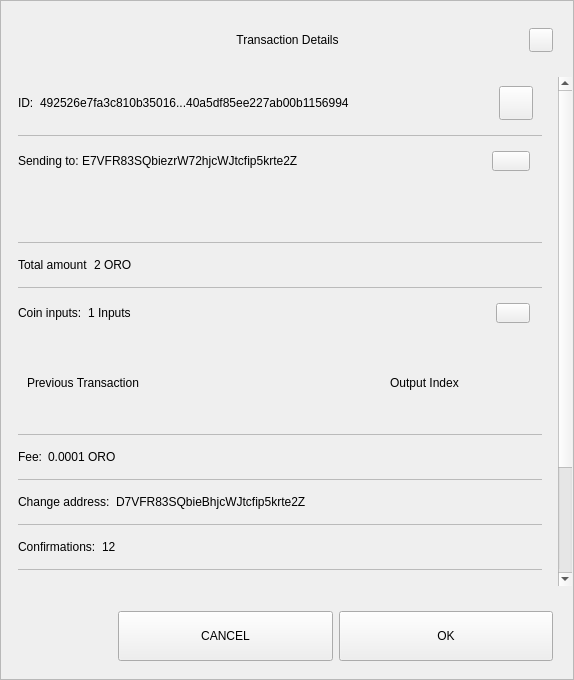
<?xml version="1.0" encoding="UTF-8"?>
<ui version="4.0">
 <class>TxDetailDialog</class>
 <widget class="QWidget" name="TxDetailDialog">
  <property name="geometry">
   <rect>
    <x>0</x>
    <y>0</y>
    <width>574</width>
    <height>680</height>
   </rect>
  </property>
  <property name="sizePolicy">
   <sizepolicy hsizetype="Preferred" vsizetype="Expanding">
    <horstretch>0</horstretch>
    <verstretch>0</verstretch>
   </sizepolicy>
  </property>
  <property name="minimumSize">
   <size>
    <width>574</width>
    <height>500</height>
   </size>
  </property>
  <property name="windowTitle">
   <string>Form</string>
  </property>
  <property name="styleSheet">
   <string notr="true"/>
  </property>
  <layout class="QVBoxLayout" name="verticalLayout_3">
   <property name="spacing">
    <number>0</number>
   </property>
   <property name="leftMargin">
    <number>0</number>
   </property>
   <property name="topMargin">
    <number>0</number>
   </property>
   <property name="rightMargin">
    <number>0</number>
   </property>
   <property name="bottomMargin">
    <number>0</number>
   </property>
   <item>
    <widget class="QFrame" name="frame">
     <property name="sizePolicy">
      <sizepolicy hsizetype="Preferred" vsizetype="Expanding">
       <horstretch>0</horstretch>
       <verstretch>0</verstretch>
      </sizepolicy>
     </property>
     <property name="styleSheet">
      <string notr="true"/>
     </property>
     <property name="frameShape">
      <enum>QFrame::StyledPanel</enum>
     </property>
     <property name="frameShadow">
      <enum>QFrame::Raised</enum>
     </property>
     <layout class="QVBoxLayout" name="verticalLayout">
      <property name="leftMargin">
       <number>0</number>
      </property>
      <property name="rightMargin">
       <number>0</number>
      </property>
      <item>
       <layout class="QHBoxLayout" name="horizontalLayout_3">
        <property name="spacing">
         <number>0</number>
        </property>
        <property name="leftMargin">
         <number>20</number>
        </property>
        <property name="topMargin">
         <number>10</number>
        </property>
        <property name="rightMargin">
         <number>20</number>
        </property>
        <item>
         <spacer name="horizontalSpacer_1">
          <property name="orientation">
           <enum>Qt::Horizontal</enum>
          </property>
          <property name="sizeHint" stdset="0">
           <size>
            <width>40</width>
            <height>20</height>
           </size>
          </property>
         </spacer>
        </item>
        <item>
         <widget class="QLabel" name="labelTitle">
          <property name="minimumSize">
           <size>
            <width>0</width>
            <height>40</height>
           </size>
          </property>
          <property name="maximumSize">
           <size>
            <width>16777215</width>
            <height>40</height>
           </size>
          </property>
          <property name="styleSheet">
           <string notr="true">padding-left:24px;</string>
          </property>
          <property name="text">
           <string>Transaction Details</string>
          </property>
          <property name="alignment">
           <set>Qt::AlignCenter</set>
          </property>
          <property name="margin">
           <number>7</number>
          </property>
         </widget>
        </item>
        <item>
         <spacer name="horizontalSpacer_2">
          <property name="orientation">
           <enum>Qt::Horizontal</enum>
          </property>
          <property name="sizeHint" stdset="0">
           <size>
            <width>40</width>
            <height>20</height>
           </size>
          </property>
         </spacer>
        </item>
        <item>
         <widget class="QPushButton" name="btnEsc">
          <property name="minimumSize">
           <size>
            <width>24</width>
            <height>24</height>
           </size>
          </property>
          <property name="maximumSize">
           <size>
            <width>24</width>
            <height>24</height>
           </size>
          </property>
          <property name="focusPolicy">
           <enum>Qt::NoFocus</enum>
          </property>
          <property name="text">
           <string/>
          </property>
         </widget>
        </item>
       </layout>
      </item>
      <item>
       <spacer name="verticalSpacer">
        <property name="orientation">
         <enum>Qt::Vertical</enum>
        </property>
        <property name="sizeType">
         <enum>QSizePolicy::Fixed</enum>
        </property>
        <property name="sizeHint" stdset="0">
         <size>
          <width>20</width>
          <height>10</height>
         </size>
        </property>
       </spacer>
      </item>
      <item>
       <widget class="QWidget" name="layoutScroll" native="true">
        <property name="minimumSize">
         <size>
          <width>0</width>
          <height>0</height>
         </size>
        </property>
        <layout class="QVBoxLayout" name="verticalLayout_4">
         <property name="leftMargin">
          <number>0</number>
         </property>
         <property name="topMargin">
          <number>0</number>
         </property>
         <property name="rightMargin">
          <number>0</number>
         </property>
         <item>
          <widget class="QScrollArea" name="scrollArea">
           <property name="styleSheet">
            <string notr="true">#scrollArea {
background:transparent;
}</string>
           </property>
           <property name="horizontalScrollBarPolicy">
            <enum>Qt::ScrollBarAlwaysOff</enum>
           </property>
           <property name="sizeAdjustPolicy">
            <enum>QAbstractScrollArea::AdjustIgnored</enum>
           </property>
           <property name="widgetResizable">
            <bool>true</bool>
           </property>
           <property name="alignment">
            <set>Qt::AlignLeading|Qt::AlignLeft|Qt::AlignTop</set>
           </property>
           <widget class="QWidget" name="scrollAreaWidgetContents">
            <property name="geometry">
             <rect>
              <x>0</x>
              <y>0</y>
              <width>556</width>
              <height>672</height>
             </rect>
            </property>
            <property name="autoFillBackground">
             <bool>false</bool>
            </property>
            <property name="styleSheet">
             <string notr="true">#scrollAreaWidgetContents {
background:transparent;
}</string>
            </property>
            <layout class="QVBoxLayout" name="verticalLayout_7">
             <property name="spacing">
              <number>0</number>
             </property>
             <property name="sizeConstraint">
              <enum>QLayout::SetDefaultConstraint</enum>
             </property>
             <property name="leftMargin">
              <number>0</number>
             </property>
             <property name="topMargin">
              <number>0</number>
             </property>
             <property name="rightMargin">
              <number>0</number>
             </property>
             <property name="bottomMargin">
              <number>0</number>
             </property>
             <item>
              <widget class="QWidget" name="content" native="true">
               <layout class="QVBoxLayout" name="verticalLayout_2">
                <property name="leftMargin">
                 <number>16</number>
                </property>
                <property name="topMargin">
                 <number>0</number>
                </property>
                <property name="rightMargin">
                 <number>16</number>
                </property>
                <item>
                 <widget class="QWidget" name="contentID" native="true">
                  <layout class="QHBoxLayout" name="horizontalLayout_12" stretch="0,1,0">
                   <property name="leftMargin">
                    <number>0</number>
                   </property>
                   <item>
                    <widget class="QLabel" name="labelId">
                     <property name="maximumSize">
                      <size>
                       <width>16777215</width>
                       <height>16777215</height>
                      </size>
                     </property>
                     <property name="text">
                      <string>ID:</string>
                     </property>
                    </widget>
                   </item>
                   <item>
                    <widget class="QLabel" name="textId">
                     <property name="text">
                      <string>492526e7fa3c810b35016...40a5df85ee227ab00b1156994</string>
                     </property>
                    </widget>
                   </item>
                   <item>
                    <widget class="QPushButton" name="pushCopy">
                     <property name="minimumSize">
                      <size>
                       <width>34</width>
                       <height>34</height>
                      </size>
                     </property>
                     <property name="maximumSize">
                      <size>
                       <width>34</width>
                       <height>34</height>
                      </size>
                     </property>
                     <property name="focusPolicy">
                      <enum>Qt::NoFocus</enum>
                     </property>
                     <property name="text">
                      <string/>
                     </property>
                     <property name="iconSize">
                      <size>
                       <width>24</width>
                       <height>24</height>
                      </size>
                     </property>
                    </widget>
                   </item>
                  </layout>
                 </widget>
                </item>
                <item>
                 <widget class="QLabel" name="labelDivider9">
                  <property name="maximumSize">
                   <size>
                    <width>16777215</width>
                    <height>1</height>
                   </size>
                  </property>
                  <property name="styleSheet">
                   <string notr="true">background-color:#bababa;</string>
                  </property>
                  <property name="text">
                   <string/>
                  </property>
                 </widget>
                </item>
                <item>
                 <widget class="QWidget" name="contentOutputs" native="true">
                  <layout class="QHBoxLayout" name="horizontalLayout_11" stretch="0,3,0">
                   <property name="spacing">
                    <number>0</number>
                   </property>
                   <property name="leftMargin">
                    <number>0</number>
                   </property>
                   <property name="rightMargin">
                    <number>12</number>
                   </property>
                   <item>
                    <widget class="QLabel" name="labelSend">
                     <property name="maximumSize">
                      <size>
                       <width>16777215</width>
                       <height>16777215</height>
                      </size>
                     </property>
                     <property name="text">
                      <string>Sending to: </string>
                     </property>
                    </widget>
                   </item>
                   <item>
                    <widget class="QLabel" name="textSend">
                     <property name="text">
                      <string>E7VFR83SQbiezrW72hjcWJtcfip5krte2Z </string>
                     </property>
                    </widget>
                   </item>
                   <item>
                    <widget class="QPushButton" name="pushOutputs">
                     <property name="minimumSize">
                      <size>
                       <width>34</width>
                       <height>20</height>
                      </size>
                     </property>
                     <property name="maximumSize">
                      <size>
                       <width>38</width>
                       <height>20</height>
                      </size>
                     </property>
                     <property name="focusPolicy">
                      <enum>Qt::NoFocus</enum>
                     </property>
                     <property name="styleSheet">
                      <string notr="true"/>
                     </property>
                     <property name="text">
                      <string/>
                     </property>
                    </widget>
                   </item>
                  </layout>
                 </widget>
                </item>
                <item>
                 <widget class="QScrollArea" name="outputsScrollArea">
                  <property name="minimumSize">
                   <size>
                    <width>0</width>
                    <height>50</height>
                   </size>
                  </property>
                  <property name="styleSheet">
                   <string notr="true">#outputsScrollArea {
background:transparent;
}</string>
                  </property>
                  <property name="widgetResizable">
                   <bool>true</bool>
                  </property>
                  <widget class="QWidget" name="container_outputs_base">
                   <property name="geometry">
                    <rect>
                     <x>0</x>
                     <y>0</y>
                     <width>522</width>
                     <height>48</height>
                    </rect>
                   </property>
                   <property name="styleSheet">
                    <string notr="true">#container_outputs_base {
background:transparent;
}</string>
                   </property>
                  </widget>
                 </widget>
                </item>
                <item>
                 <widget class="QLabel" name="labelDivider8">
                  <property name="maximumSize">
                   <size>
                    <width>16777215</width>
                    <height>1</height>
                   </size>
                  </property>
                  <property name="styleSheet">
                   <string notr="true">background-color:#bababa;</string>
                  </property>
                  <property name="text">
                   <string/>
                  </property>
                 </widget>
                </item>
                <item>
                 <widget class="QWidget" name="contentAmount" native="true">
                  <layout class="QHBoxLayout" name="horizontalLayout_4" stretch="0,1">
                   <property name="leftMargin">
                    <number>0</number>
                   </property>
                   <item>
                    <widget class="QLabel" name="labelAmount">
                     <property name="maximumSize">
                      <size>
                       <width>16777215</width>
                       <height>16777215</height>
                      </size>
                     </property>
                     <property name="text">
                      <string>Total amount</string>
                     </property>
                    </widget>
                   </item>
                   <item>
                    <widget class="QLabel" name="textAmount">
                     <property name="text">
                      <string>2 ORO</string>
                     </property>
                    </widget>
                   </item>
                  </layout>
                 </widget>
                </item>
                <item>
                 <widget class="QLabel" name="labelDivider6">
                  <property name="maximumSize">
                   <size>
                    <width>16777215</width>
                    <height>1</height>
                   </size>
                  </property>
                  <property name="styleSheet">
                   <string notr="true">background-color:#bababa;</string>
                  </property>
                  <property name="text">
                   <string/>
                  </property>
                 </widget>
                </item>
                <item>
                 <widget class="QWidget" name="contentInputs" native="true">
                  <layout class="QHBoxLayout" name="horizontalLayout" stretch="0,2,0">
                   <property name="leftMargin">
                    <number>0</number>
                   </property>
                   <property name="rightMargin">
                    <number>12</number>
                   </property>
                   <item>
                    <widget class="QLabel" name="labelInputs">
                     <property name="sizePolicy">
                      <sizepolicy hsizetype="Minimum" vsizetype="Preferred">
                       <horstretch>0</horstretch>
                       <verstretch>0</verstretch>
                      </sizepolicy>
                     </property>
                     <property name="maximumSize">
                      <size>
                       <width>16777215</width>
                       <height>16777215</height>
                      </size>
                     </property>
                     <property name="text">
                      <string>Coin inputs:</string>
                     </property>
                    </widget>
                   </item>
                   <item>
                    <widget class="QLabel" name="textInputs">
                     <property name="text">
                      <string>1 Inputs</string>
                     </property>
                    </widget>
                   </item>
                   <item>
                    <widget class="QPushButton" name="pushInputs">
                     <property name="maximumSize">
                      <size>
                       <width>34</width>
                       <height>20</height>
                      </size>
                     </property>
                     <property name="focusPolicy">
                      <enum>Qt::NoFocus</enum>
                     </property>
                     <property name="styleSheet">
                      <string notr="true"/>
                     </property>
                     <property name="text">
                      <string/>
                     </property>
                    </widget>
                   </item>
                  </layout>
                 </widget>
                </item>
                <item>
                 <widget class="QFrame" name="gridInputs">
                  <property name="sizePolicy">
                   <sizepolicy hsizetype="Preferred" vsizetype="MinimumExpanding">
                    <horstretch>0</horstretch>
                    <verstretch>0</verstretch>
                   </sizepolicy>
                  </property>
                  <property name="minimumSize">
                   <size>
                    <width>0</width>
                    <height>90</height>
                   </size>
                  </property>
                  <layout class="QGridLayout" name="gridLayoutInput" columnstretch="5,2" rowminimumheight="0">
                   <property name="sizeConstraint">
                    <enum>QLayout::SetMaximumSize</enum>
                   </property>
                   <property name="verticalSpacing">
                    <number>0</number>
                   </property>
                   <item row="0" column="0" alignment="Qt::AlignLeft">
                    <widget class="QLabel" name="labelTitlePrevTx">
                     <property name="text">
                      <string>Previous Transaction</string>
                     </property>
                    </widget>
                   </item>
                   <item row="0" column="1" alignment="Qt::AlignLeft">
                    <widget class="QLabel" name="labelOutputIndex">
                     <property name="text">
                      <string>Output Index</string>
                     </property>
                     <property name="alignment">
                      <set>Qt::AlignCenter</set>
                     </property>
                    </widget>
                   </item>
                  </layout>
                 </widget>
                </item>
                <item>
                 <widget class="QLabel" name="labelDivider1">
                  <property name="maximumSize">
                   <size>
                    <width>16777215</width>
                    <height>1</height>
                   </size>
                  </property>
                  <property name="styleSheet">
                   <string notr="true">background-color:#bababa;</string>
                  </property>
                  <property name="text">
                   <string/>
                  </property>
                 </widget>
                </item>
                <item>
                 <widget class="QWidget" name="contentFee" native="true">
                  <layout class="QHBoxLayout" name="horizontalLayout_7" stretch="0,1">
                   <property name="leftMargin">
                    <number>0</number>
                   </property>
                   <item>
                    <widget class="QLabel" name="labelFee">
                     <property name="maximumSize">
                      <size>
                       <width>16777215</width>
                       <height>16777215</height>
                      </size>
                     </property>
                     <property name="text">
                      <string>Fee:</string>
                     </property>
                    </widget>
                   </item>
                   <item>
                    <widget class="QLabel" name="textFee">
                     <property name="text">
                      <string>0.0001 ORO</string>
                     </property>
                    </widget>
                   </item>
                  </layout>
                 </widget>
                </item>
                <item>
                 <widget class="QLabel" name="labelDivider2">
                  <property name="maximumSize">
                   <size>
                    <width>16777215</width>
                    <height>1</height>
                   </size>
                  </property>
                  <property name="styleSheet">
                   <string notr="true">background-color:#bababa;</string>
                  </property>
                  <property name="text">
                   <string/>
                  </property>
                 </widget>
                </item>
                <item>
                 <widget class="QWidget" name="contentChangeAddress" native="true">
                  <layout class="QHBoxLayout" name="horizontalLayout_6" stretch="0,1">
                   <property name="leftMargin">
                    <number>0</number>
                   </property>
                   <item>
                    <widget class="QLabel" name="labelChange">
                     <property name="maximumSize">
                      <size>
                       <width>16777215</width>
                       <height>16777215</height>
                      </size>
                     </property>
                     <property name="text">
                      <string>Change address:</string>
                     </property>
                    </widget>
                   </item>
                   <item>
                    <widget class="QLabel" name="textChange">
                     <property name="text">
                      <string>D7VFR83SQbieBhjcWJtcfip5krte2Z </string>
                     </property>
                    </widget>
                   </item>
                  </layout>
                 </widget>
                </item>
                <item>
                 <widget class="QLabel" name="labelDivider4">
                  <property name="maximumSize">
                   <size>
                    <width>16777215</width>
                    <height>1</height>
                   </size>
                  </property>
                  <property name="styleSheet">
                   <string notr="true">background-color:#bababa;</string>
                  </property>
                  <property name="text">
                   <string/>
                  </property>
                 </widget>
                </item>
                <item>
                 <widget class="QWidget" name="contentConfirmations" native="true">
                  <layout class="QHBoxLayout" name="horizontalLayout_8" stretch="0,1">
                   <property name="leftMargin">
                    <number>0</number>
                   </property>
                   <item>
                    <widget class="QLabel" name="labelConfirmations">
                     <property name="maximumSize">
                      <size>
                       <width>16777215</width>
                       <height>16777215</height>
                      </size>
                     </property>
                     <property name="text">
                      <string>Confirmations:</string>
                     </property>
                    </widget>
                   </item>
                   <item>
                    <widget class="QLabel" name="textConfirmations">
                     <property name="text">
                      <string>12</string>
                     </property>
                    </widget>
                   </item>
                  </layout>
                 </widget>
                </item>
                <item>
                 <widget class="QLabel" name="labelDivider7">
                  <property name="maximumSize">
                   <size>
                    <width>16777215</width>
                    <height>1</height>
                   </size>
                  </property>
                  <property name="styleSheet">
                   <string notr="true">background-color:#bababa;</string>
                  </property>
                  <property name="text">
                   <string/>
                  </property>
                 </widget>
                </item>
                <item>
                 <widget class="QWidget" name="contentSize" native="true">
                  <layout class="QHBoxLayout" name="horizontalLayout_9" stretch="0,1">
                   <property name="leftMargin">
                    <number>0</number>
                   </property>
                   <item>
                    <widget class="QLabel" name="labelSize">
                     <property name="maximumSize">
                      <size>
                       <width>16777215</width>
                       <height>16777215</height>
                      </size>
                     </property>
                     <property name="text">
                      <string>Size:</string>
                     </property>
                    </widget>
                   </item>
                   <item>
                    <widget class="QLabel" name="textSize">
                     <property name="text">
                      <string>2 kB</string>
                     </property>
                    </widget>
                   </item>
                  </layout>
                 </widget>
                </item>
                <item>
                 <widget class="QLabel" name="labelDivider3">
                  <property name="maximumSize">
                   <size>
                    <width>16777215</width>
                    <height>1</height>
                   </size>
                  </property>
                  <property name="styleSheet">
                   <string notr="true">background-color:#bababa;</string>
                  </property>
                  <property name="text">
                   <string/>
                  </property>
                 </widget>
                </item>
                <item>
                 <widget class="QWidget" name="contentDate" native="true">
                  <layout class="QHBoxLayout" name="horizontalLayout_5" stretch="0,1">
                   <property name="leftMargin">
                    <number>0</number>
                   </property>
                   <item>
                    <widget class="QLabel" name="labelDate">
                     <property name="maximumSize">
                      <size>
                       <width>16777215</width>
                       <height>16777215</height>
                      </size>
                     </property>
                     <property name="text">
                      <string>Date:</string>
                     </property>
                    </widget>
                   </item>
                   <item>
                    <widget class="QLabel" name="textDate">
                     <property name="text">
                      <string>May 25, 2017</string>
                     </property>
                    </widget>
                   </item>
                  </layout>
                 </widget>
                </item>
                <item>
                 <widget class="QLabel" name="labelDivider5">
                  <property name="maximumSize">
                   <size>
                    <width>16777215</width>
                    <height>1</height>
                   </size>
                  </property>
                  <property name="styleSheet">
                   <string notr="true">background-color:#bababa;</string>
                  </property>
                  <property name="text">
                   <string/>
                  </property>
                 </widget>
                </item>
                <item>
                 <widget class="QWidget" name="contentStatus" native="true">
                  <layout class="QHBoxLayout" name="horizontalLayout_10" stretch="0,1">
                   <property name="leftMargin">
                    <number>0</number>
                   </property>
                   <item>
                    <widget class="QLabel" name="labelStatus">
                     <property name="maximumSize">
                      <size>
                       <width>16777215</width>
                       <height>16777215</height>
                      </size>
                     </property>
                     <property name="text">
                      <string>Status:</string>
                     </property>
                    </widget>
                   </item>
                   <item>
                    <widget class="QLabel" name="textStatus">
                     <property name="text">
                      <string>Spendable</string>
                     </property>
                    </widget>
                   </item>
                  </layout>
                 </widget>
                </item>
                <item>
                 <spacer name="verticalSpacer_2">
                  <property name="orientation">
                   <enum>Qt::Vertical</enum>
                  </property>
                  <property name="sizeType">
                   <enum>QSizePolicy::Expanding</enum>
                  </property>
                  <property name="sizeHint" stdset="0">
                   <size>
                    <width>20</width>
                    <height>10</height>
                   </size>
                  </property>
                 </spacer>
                </item>
                <item>
                 <widget class="QLabel" name="labelWarning">
                  <property name="text">
                   <string>TextLabel</string>
                  </property>
                  <property name="alignment">
                   <set>Qt::AlignCenter</set>
                  </property>
                 </widget>
                </item>
               </layout>
              </widget>
             </item>
            </layout>
           </widget>
          </widget>
         </item>
        </layout>
       </widget>
      </item>
      <item>
       <widget class="QWidget" name="containerButtons" native="true">
        <layout class="QHBoxLayout" name="horizontalLayout1" stretch="1,2,2">
         <property name="leftMargin">
          <number>10</number>
         </property>
         <property name="rightMargin">
          <number>20</number>
         </property>
         <item>
          <spacer name="horizontalSpacer_3">
           <property name="orientation">
            <enum>Qt::Horizontal</enum>
           </property>
           <property name="sizeHint" stdset="0">
            <size>
             <width>40</width>
             <height>20</height>
            </size>
           </property>
          </spacer>
         </item>
         <item>
          <widget class="QPushButton" name="btnCancel">
           <property name="minimumSize">
            <size>
             <width>200</width>
             <height>50</height>
            </size>
           </property>
           <property name="focusPolicy">
            <enum>Qt::NoFocus</enum>
           </property>
           <property name="text">
            <string>CANCEL</string>
           </property>
          </widget>
         </item>
         <item>
          <widget class="QPushButton" name="btnSave">
           <property name="minimumSize">
            <size>
             <width>200</width>
             <height>50</height>
            </size>
           </property>
           <property name="focusPolicy">
            <enum>Qt::NoFocus</enum>
           </property>
           <property name="text">
            <string>OK</string>
           </property>
          </widget>
         </item>
        </layout>
       </widget>
      </item>
     </layout>
    </widget>
   </item>
  </layout>
 </widget>
 <resources/>
 <connections/>
</ui>
